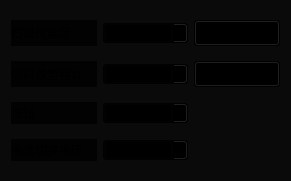
  <widget class="QWidget" name="widget_car_parameter" native="true">
   <property name="geometry">
    <rect>
     <x>680</x>
     <y>340</y>
     <width>291</width>
     <height>181</height>
    </rect>
   </property>
   <property name="styleSheet">
    <string notr="true">background: rgba(0, 0, 0, 0.8);</string>
   </property>
   <layout class="QGridLayout" name="gridLayout_2">
    <item row="0" column="2">
     <widget class="QPushButton" name="pushButton_set_scanner_height">
      <property name="text">
       <string>设置</string>
      </property>
     </widget>
    </item>
    <item row="2" column="0">
     <widget class="QLabel" name="label_5">
      <property name="text">
       <string>按钮</string>
      </property>
     </widget>
    </item>
    <item row="0" column="1">
     <widget class="QDoubleSpinBox" name="doubleSpinBox_scanner_height">
      <property name="maximum">
       <double>1000.000000000000000</double>
      </property>
     </widget>
    </item>
    <item row="1" column="2">
     <widget class="QPushButton" name="pushButton_set_encoder_mode">
      <property name="text">
       <string>设置</string>
      </property>
     </widget>
    </item>
    <item row="0" column="0">
     <widget class="QLabel" name="label_2">
      <property name="text">
       <string>扫描仪高度</string>
      </property>
     </widget>
    </item>
    <item row="1" column="1">
     <widget class="QSpinBox" name="spinBox_encoder_mode"/>
    </item>
    <item row="1" column="0">
     <widget class="QLabel" name="label_3">
      <property name="text">
       <string>编码器里程计</string>
      </property>
     </widget>
    </item>
    <item row="2" column="1">
     <widget class="QSpinBox" name="spinBox_knob_state"/>
    </item>
    <item row="3" column="1">
     <widget class="QDoubleSpinBox" name="doubleSpinBox_battery_switch_voltage"/>
    </item>
    <item row="3" column="0">
     <widget class="QLabel" name="label_13">
      <property name="text">
       <string>电池切换电压</string>
      </property>
     </widget>
    </item>
   </layout>
  </widget>
